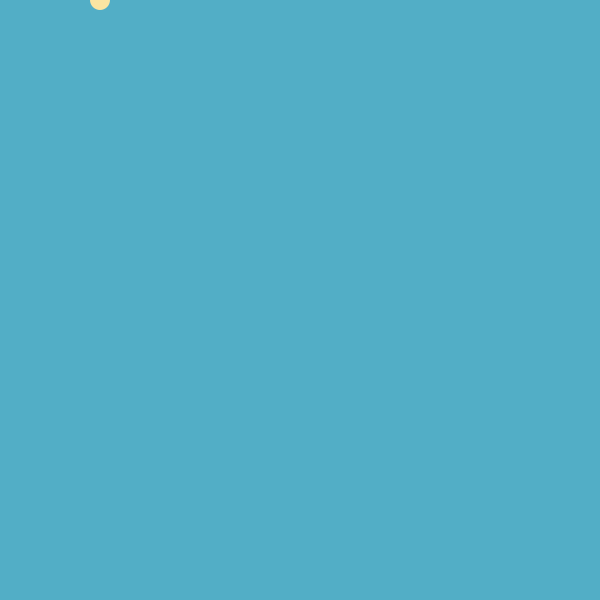
Frame 1 (no input)
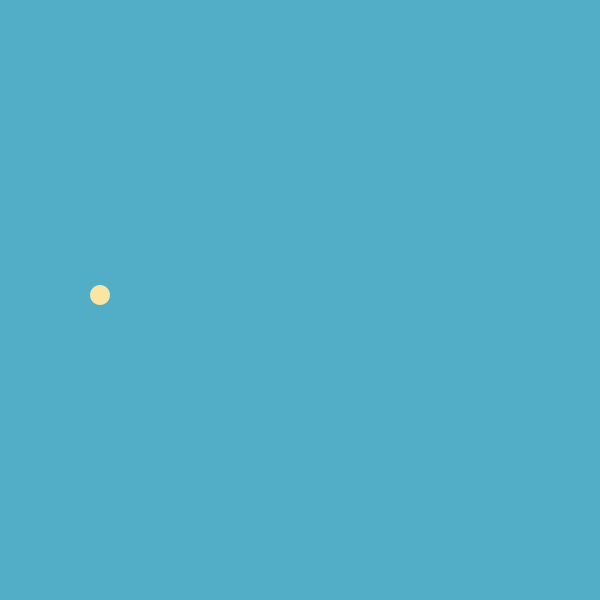
Frame 60 (the mouse pressed at the canvas centre just before this capture)
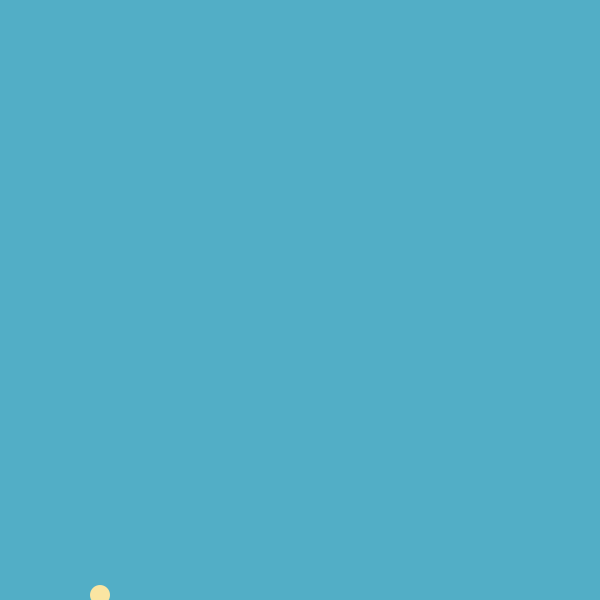
Frame 120 (the mouse held since frame 60 and released just before this capture)

The Processing sketch that drew these frames (run headless with seeded random() and noise(); from frame 60 on, the mouse is pressed at the canvas centre):

// Processing sketch: processing_33026
// ── processing_33026.pde

int circleX = 100;
int vel = 5;
int circleY = 0;
int rad = 20;


void setup(){
   size(600,600);
   background(82,174,198);
   
   frameRate(50);
}


void draw (){
  background (82,174,198);
  
  fill(250, 229,162);
  noStroke();
  ellipse(circleX, circleY, rad, rad);
  
  circleY = circleY + vel;
  
  if(circleY == width){
    //circleX = 0;
    vel = -vel;
    //circleX=circleX-5;
   }else if(circleY == 0){
   vel = -vel;
   }
  
}
